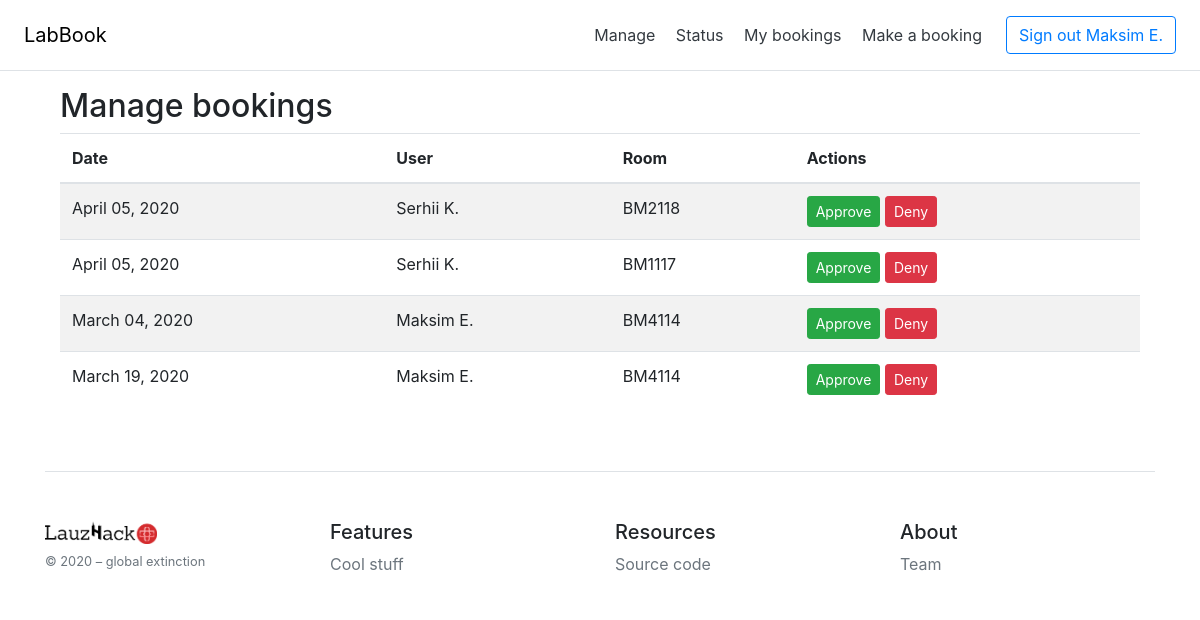
Page /manage/ (signed in) on the earlier database version.
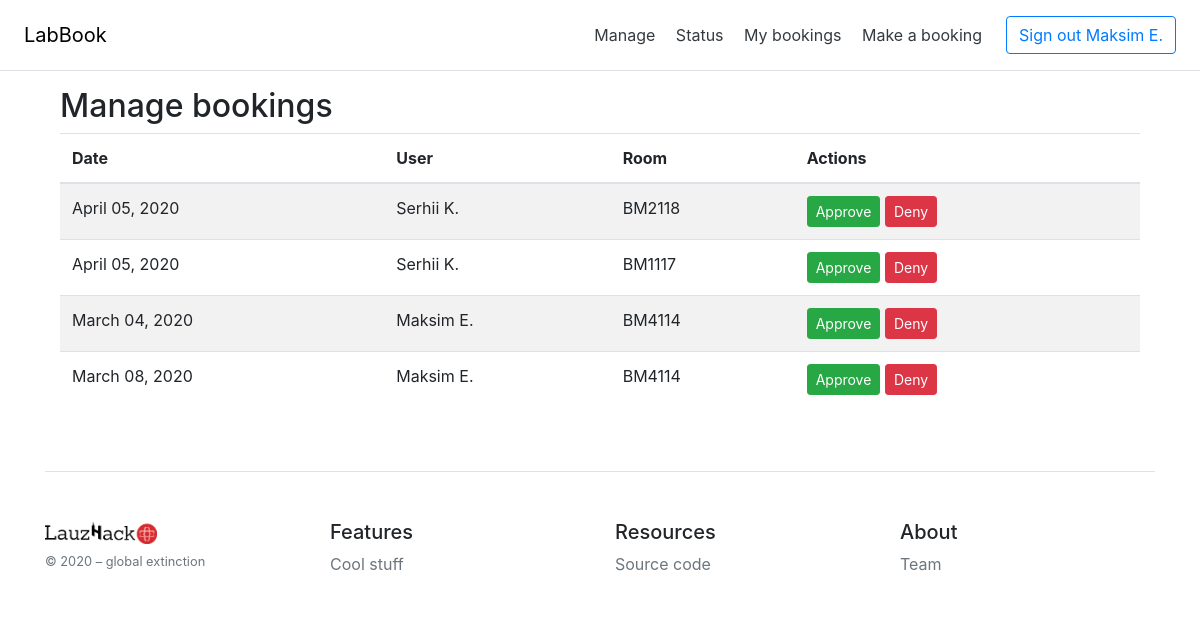
Same page on the later database version.
### app/models.py (models this page shows, shortened)
class BaseModel(Model):
    class Meta:
        database = db

class Booking(BaseModel):
    id = IntegerField(primary_key=True)
    when = CharField()
    status = CharField()
    who = ForeignKeyField(User, to_field='id', related_name="user")
    room = ForeignKeyField(Room, to_field='id', related_name="room")

class User(UserMixin, BaseModel):
    id = IntegerField(primary_key=True)
    email = CharField(index=True, unique=True)
    name = CharField(index=True)
    password_hash = CharField()

class Room(BaseModel):
    id = IntegerField(primary_key=True)
    name = CharField(index=True, unique=True)
    floor = IntegerField()
    building = CharField()

### app/routes.py (the view)
@login_required
@app.route('/manage/')
def manage():
    bookings = get_pending_bookings()
    return render_template('manage.html', bookings=bookings, user_name=current_user.name)

### app/database.py (called while the page is built)
def get_pending_bookings(sort_by='booking_id'):
    query = Booking.select().where(Booking.status == 'pending')
    if sort_by == 'when':
        query_sorted = query.order_by(Booking.when)
    else:
        query_sorted = query
    pending_bookings = [model_to_dict(c) for c in query_sorted]
    return pending_bookings

def prettify_date(date):
    return datetime.strptime(date, '%Y-%m-%d').strftime('%B %d, %Y')

### app/models.py (called while the page is built)
@login.user_loader
def load_user(id):
    return User.select().where(User.id==int(id)).get()

### app/templates/manage.html (shortened to what this page needs)
{% extends 'base.html' %}
{% block content %}
<div class="container">
    <div class="row">
        <div class="col-md-12">
            <h2>Manage bookings</h2>
            {% if not bookings %}
                <p>There are no requested bookings.</p>
            {% else %}
                <table class="table table-striped">
                    <thead>
                        <tr>
                            <th>Date</th>
                            <th>User</th>
                            <th>Room</th>
                            <th>Actions</th>
                        </tr>
                    </thead>
                    <tbody>
                        {% for booking in bookings %}
                            <tr>
                                <td>{{ prettify_date(booking['when']) }}</td>
                                <td>{{ booking['who']['name'] }}</td>
                                <td>{{ booking['room']['name'] }}</td>
                                <td>
                                    <a type="button" class="btn btn-success btn-sm" href="/approve-booking/{{booking['id']}}/">Approve</a>
                                    <a type="button" class="btn btn-danger btn-sm" href="/deny-booking/{{booking['id']}}/">Deny</a>
                                </td>
                            </tr>
                        {% endfor %}
                    </tbody>
                </table>
            {% endif %}
        </div>
    </div>
</div>
{% endblock %}

Differences in the rows shown:
removed Booking: when "March 19, 2020", who.name "Maksim E.", room.name "BM4114"
added Booking: when "March 08, 2020", who.name "Maksim E.", room.name "BM4114"
